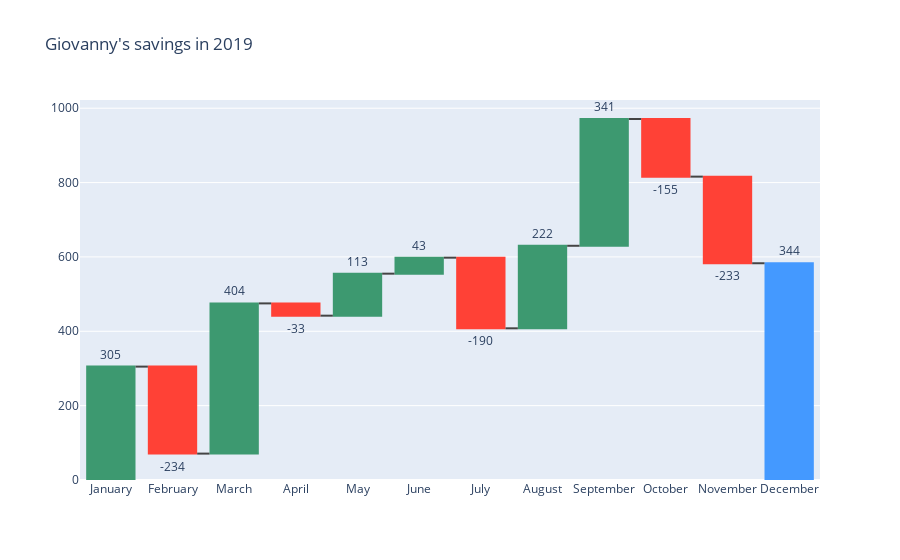

Notebook code cell kept with this figure:
### Code cell
#Create a Waterfall chart
fig = go.Figure(go.Waterfall(
    measure = ["relative", "relative", "relative", "relative", "relative", "relative", "relative","relative","relative","relative","relative","total"],
    x = save.iloc[:, 0].values,
    y = save.iloc[:, 1].values,
    
    textposition = "outside",
    text = save.iloc[:, 1].values,
    
))

fig.update_layout(
        title = "Giovanny's savings in 2019",
)

fig.show()

### Figure 1 — Plotly figure (JSON) as saved in the notebook; plotly's stock layout.template omitted (floating-point values rounded to 4 significant figures)
{"data": [{"measure": ["relative", "relative", "relative", "relative", "relative", "relative", "relative", "relative", "relative", "relative", "relative", "total"], "text": [305, -234, 404, -33, 113, 43, -190, 222, 341, -155, -233, 344], "textposition": "outside", "type": "waterfall", "x": ["January", "February", "March", "April", "May", "June", "July", "August", "September", "October", "November", "December"], "y": [305, -234, 404, -33, 113, 43, -190, 222, 341, -155, -233, 344]}], "layout": {"title": {"text": "Giovanny's savings in 2019"}}}
